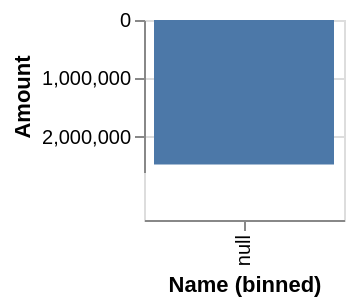

The notebook cell this image was saved under:
### Code cell
hegar_s_bar = alt.Chart(hegar_single_df, width=100, height=100).mark_bar().encode(
    alt.Y('Amount:Q', scale=alt.Scale(range=[0,76])),
    alt.X('Name:N', bin=alt.Bin(extent=[0, 2])),
)

hegar_s_bar

### Figure 1 — Vega-Lite specification as saved in the notebook (floating-point values rounded to 4 significant figures)
{"$schema": "https://vega.github.io/schema/vega-lite/v3.4.0.json", "config": {"mark": {"tooltip": null}, "view": {"height": 300, "width": 400}}, "data": {"name": "data-40d045cb49dabfcd71a37aa8bdeaa4bb"}, "datasets": {"data-40d045cb49dabfcd71a37aa8bdeaa4bb": [{"Amount": 2471000.0, "Name": "MJ Hegar"}]}, "encoding": {"x": {"bin": {"extent": [0, 2]}, "field": "Name", "type": "nominal"}, "y": {"field": "Amount", "scale": {"range": [0, 76]}, "type": "quantitative"}}, "height": 100, "mark": "bar", "width": 100}
